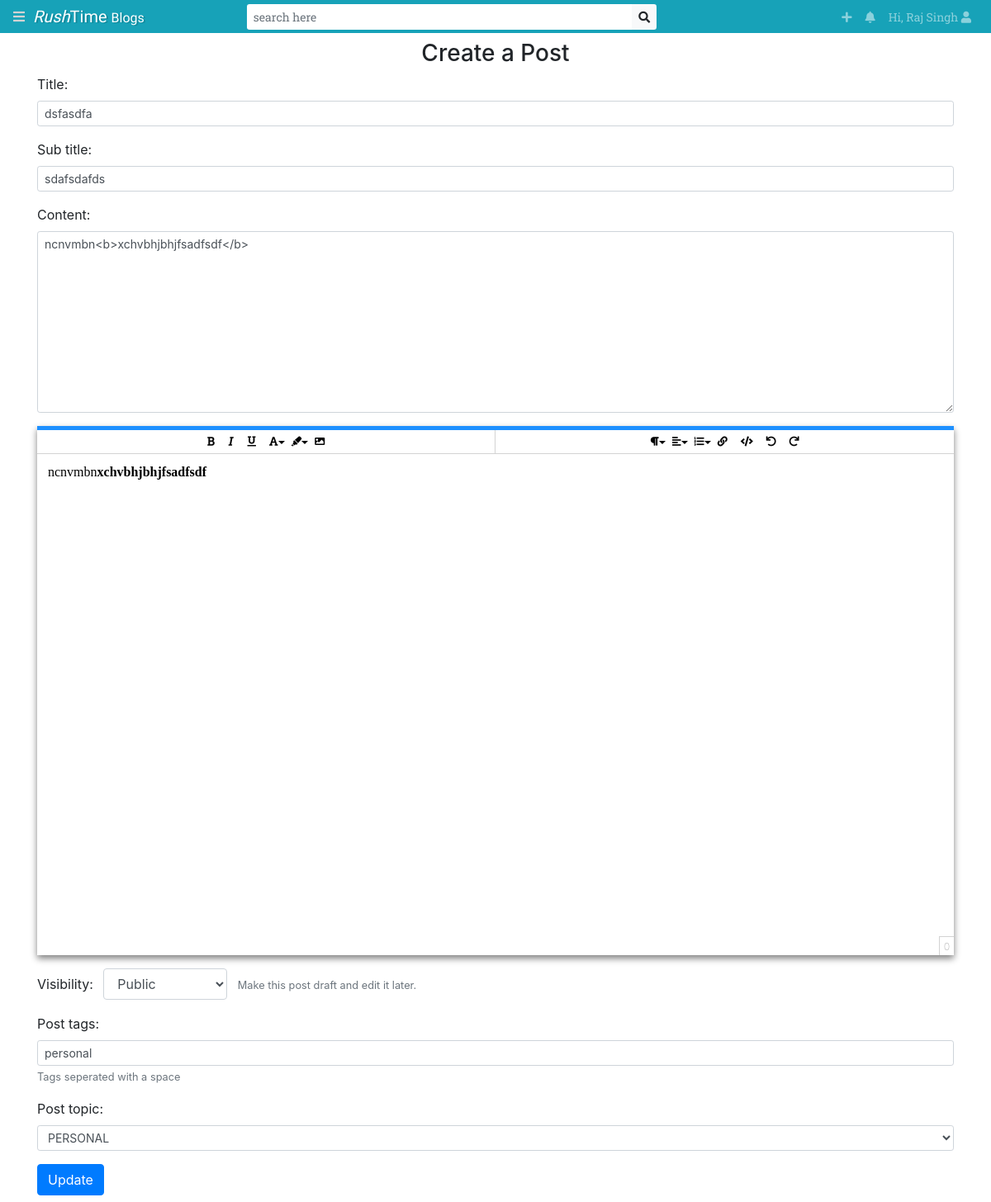
/user/post/3/update (signed in), run on the app's committed database.
### post/models.py (models this page shows, shortened)
class Post(models.Model):
    POST_VISIBILITY_CHOICE = (
        ('1','Public'),
        ('2','Only folowers'),
        ('3','Private')
    )
    DEFAULT_TOPIC = 1
    title = models.CharField(max_length=300)
    sub_title = models.CharField(max_length=150, blank=True)
    head_img = cmodels.CloudinaryField('images')
    content = models.TextField()
    created_on = models.DateTimeField(auto_now_add=True)
    updated_on = models.DateTimeField(auto_now=True)
    draft = models.BooleanField(default=False)
    upvote = models.PositiveIntegerField(default=0)
    user = models.ForeignKey(settings.AUTH_USER_MODEL, on_delete=models.CASCADE)
    visibility = models.CharField(max_length=1, choices=POST_VISIBILITY_CHOICE, default='1')
    post_tags = models.CharField(max_length=255, help_text='Tags seperated with a space')
    post_topic= models.CharField(max_length=1, choices=POST_TOPICS, default='0')

### post/views.py (the view, shortened to what this page needs)
# urls.py: path('<int:pk>/update', PostUpdateView.as_view(), name='update'),
class PostUpdateView(UpdateView):
    model = models.Post
    form_class = PostCreateForm
    template_name = 'post/post_update.html'
    success_url = '/'
    initial = {}
    def get_context_data(self, **kwargs):
        self.initial = {'visibility':self.request.user.userextend.Post_Type}
        return super().get_context_data(**kwargs)

### post/forms.py
class PostCreateForm(forms.ModelForm):
    class Meta:
        model=Post
        fields = ['title','sub_title','head_img','content','draft','visibility','post_tags','post_topic']

### registration/models.py (called while the page is built)
    def get_followers(self):
        return self.follower.all()

    def get_following(self):
        return self.following.all()

    def get_profile_pics(self):
        return self.images.filter(img_type='0').order_by('-datetime')

    def get_avatar_url(self, stat=False):
        v = ''
        if self.gender == 'm':
            v='male'
        else:
            v='female'
        if stat:
            return f'/static/registration/Avatars/{v}/{self.gender}({self.avatar}).svg'
        return f'registration/Avatars/{v}/{self.gender}({self.avatar}).svg'

### templates/post/post_update.html (shortened to what this page needs)
{% extends "base.html" %}
{% load widget_tweaks %}
{% load static %}
{% block content %}
<div class="container pb-2">
    <h3 class="text-center mt-5">Create a Post</h3>
    <form action="" method="post" id="post_form" enctype="multipart/form-data">
        {% for field in form %}
            {% if forloop.counter == 3 %}
            <div class="form-group">
                {{field.label_tag}}
                {% render_field field|append_attr:"class:form-control form-control-sm"%}
            </div>
            <div class="form-group">
                <div id="editor-mobile" class="border-0 d-block"></div>
            </div>
            {% elif forloop.counter == 4 %}
            <div hidden>
                {{field}}
            </div>
            {% elif forloop.counter == 5 %}
            <div class="form-group">
                {{field.label_tag}}
                {% render_field field|append_attr:"class:form-control d-inline-block mx-2" style="width:auto" %} <small class="text-muted">Make this post draft and edit it later.</small>
            </div>
            {% else %}
            <div class="form-group">
                {{field.label_tag}}
                {% render_field field|append_attr:"class:form-control form-control-sm" %}
                <small class="text-muted">{{field.help_text}}</small>
            </div>
            {% endif %}
        {% endfor %}
        <input class="btn btn-primary" type="submit" value="Update" />
    </form>
</div>
{% endblock content %}

### templates/blog/navbar.html (shortened to what this page needs)
{% load static %}
<nav class="navbar navbar-expand-lg navbar-dark bg-info font-main py-0 pb-1 pb-lg-0 fixed-top">
    <i class="fas fa-bars" id="left-toggle"></i>
    <a class="navbar-brand font-secondary" href="{% url 'home' %}">
            &nbsp; <i>Rush</i>Time <small>Blogs</small></a>
    <div class="collapse navbar-collapse" id="navbarSupportedContent">
            <div class=" w-md-50 mx-auto">
                <div class="input-group">
                    <input type="search" class="form-control form-control-sm border-0" placeholder="search here" aria-label="search" aria-describedby="search bar" id="search_bar">
                    <div class="input-group-append">
                        <button class="btn btn-light btn-sm border-0" type="button"><i class="fa fa-search"></i></button>
                    </div>
                </div>
            </div>
            <ul class="navbar-nav ml-lg-auto flex-shrink-1 text-sm">
                <li class="nav-item">
                    <a class="nav-link text-center" href="{% url 'registration:post:new' %}" ><span class="d-md-none">New Post </span>  <i class="fa fa-plus" title="New Post"></i></a>
                </li>
                {% if request.user.is_authenticated %}
                <li class="nav-item dropdown">
                    <a class="nav-link dropdown-toggle text-center" href="#" id="notificon" role="button" data-toggle="dropdown" aria-haspopup="true" aria-expanded="false">
                        <span class="d-md-none">Notifications </span> <i class="fa fa-bell"></i>
                    </a>
                </li>
                {% endif %}
                <li class="nav-item dropdown">
                    <a class="nav-link dropdown-toggle text-center" href="#" id="navbarDropdown" role="button" data-toggle="dropdown" aria-haspopup="true" aria-expanded="false">
                    {% if request.user.is_authenticated %}
                       Hi, {{request.user.get_full_name}}
                    {% else %}
                        Login/Signup
                    {% endif %}
                    <i class="fa fa-user"></i>
                    </a>
                </li>
            </ul>
     </div>
</nav>

### static/css/master.css (style rules this page uses)
body,html { overflow-x: hidden;height: 100% }
.dropdown-toggle::after { display: none; }
@media only screen and (min-width:720px) { .w-md-50 { width:50%; } }
#left-toggle { cursor: pointer;color: lightgray }
.text-sm { font-size: 14px; }
a:link { text-decoration: none }
.font-main { font-family: 'Roboto Slab', serif; }
.font-secondary { font-family: 'Vidaloka', serif; }
.navbar-brand { text-shadow:2px 1px rgba(0,0,0,.15); }

### data on the page
Post: title "dsfasdfa" "sdafsdafds" "personal" "PERSONAL", content "ncnvmbn<b>xchvbhjbhjfsadfsdf</b>", visibility "Public"

### other printed values
{{ request.user.get_full_name }} "Raj Singh"
{{ field.label_tag }} "Title:" "Sub title:" "Post tags:" "Post topic:"
{{ field.label_tag }} "Content:"
{{ field.label_tag }} "Visibility:"
{{ field.help_text }} "Tags seperated with a space"
